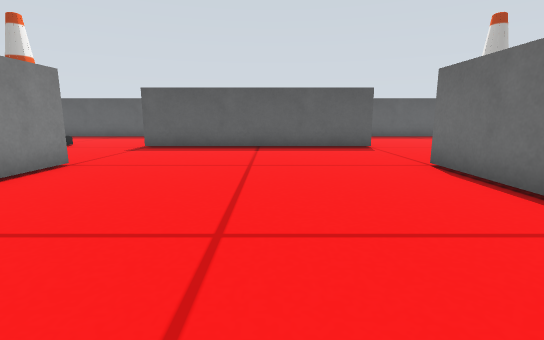
view 1 (above)

23 first-person views from a walk through a Gazebo world. The camera is 0.26 m above the floor, tilts 10° down and sees 85° across. The floor is counted in squares, 0.25 m on a side. Each view is taken from the middle of a square. On the plan, view 1 faces up. The plan holds only what a view shows up to about 12 squares ahead; the rest is blank. Robots are left out.

view 2
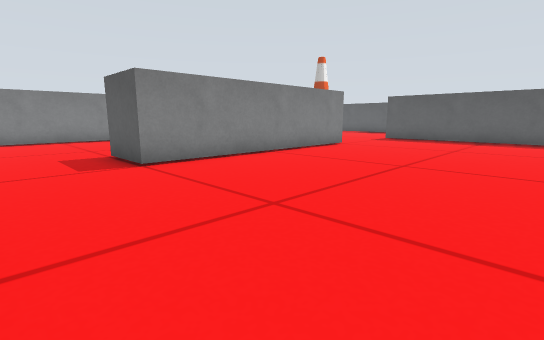

view 3
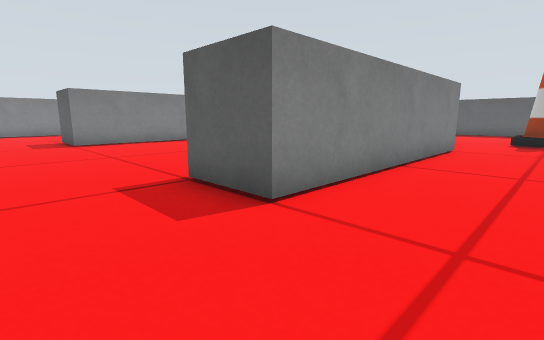

view 4
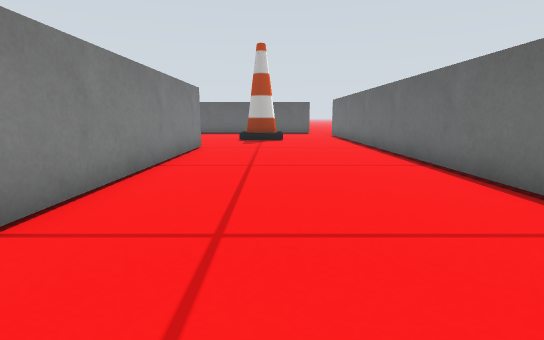

view 5
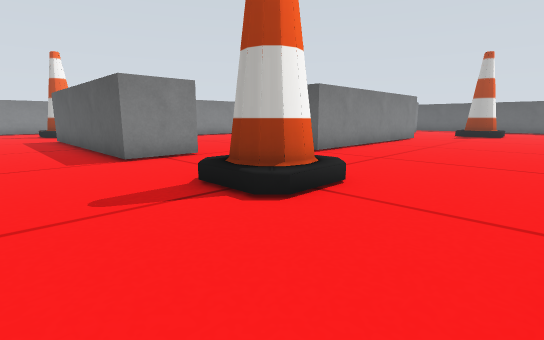

view 6
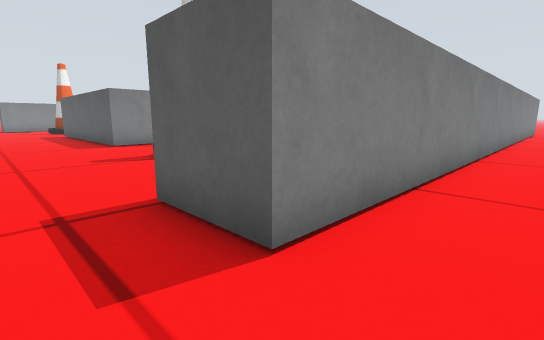

view 7
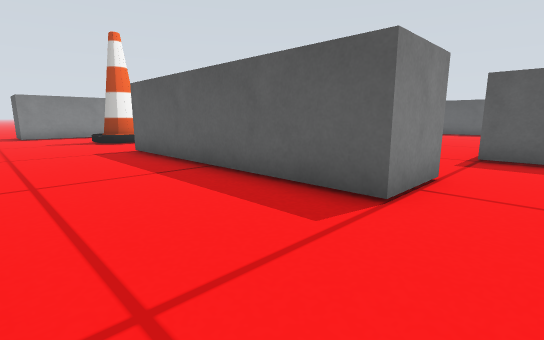

view 8
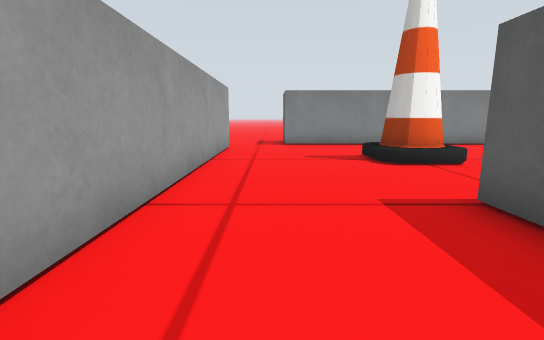

view 9
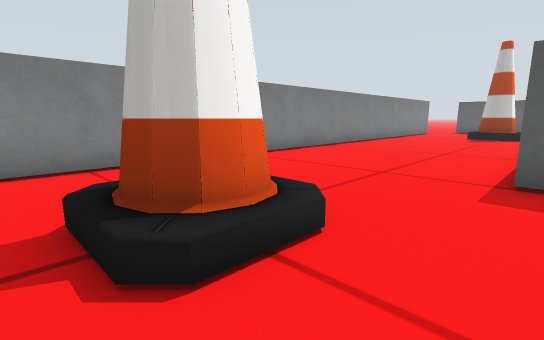

view 10
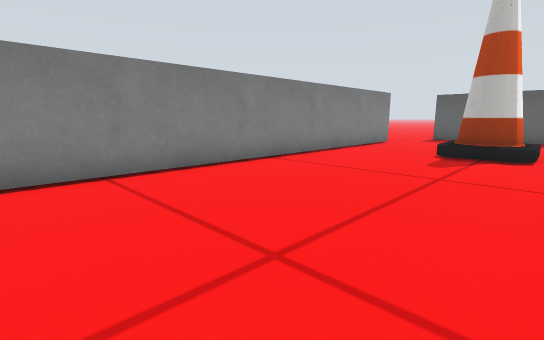

view 11
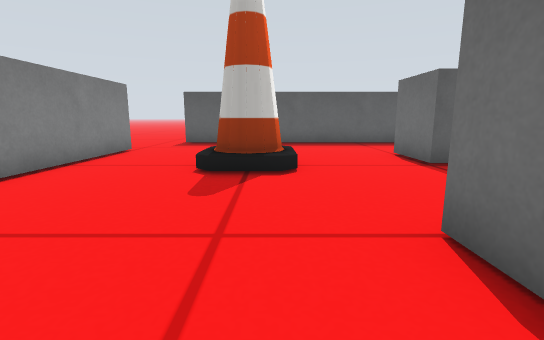

view 12
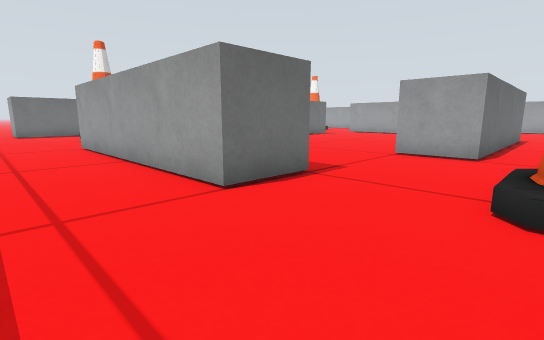

view 13
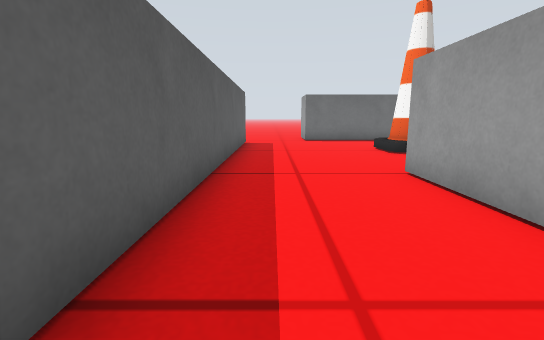

view 14
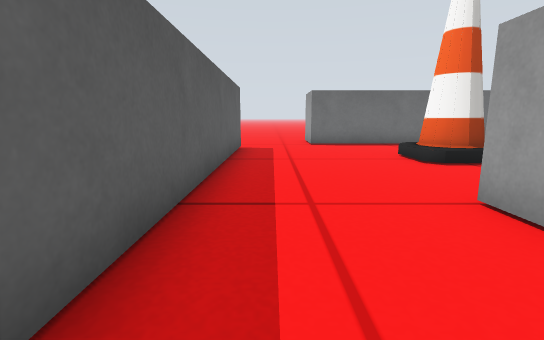

view 15
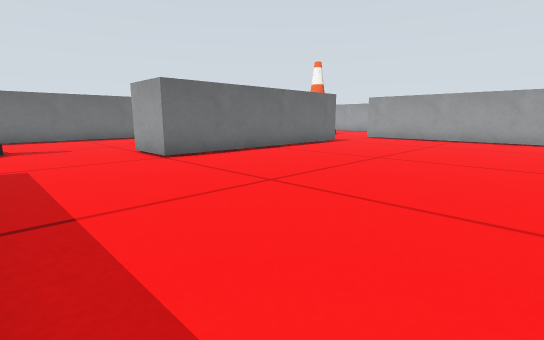

view 16
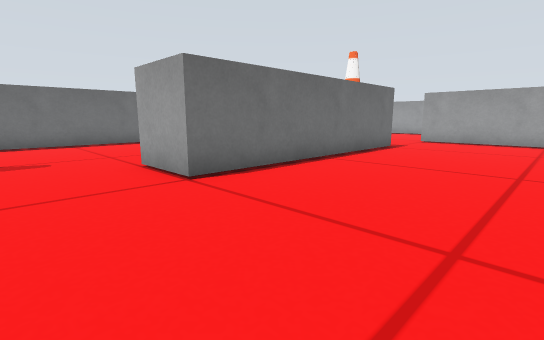

view 17
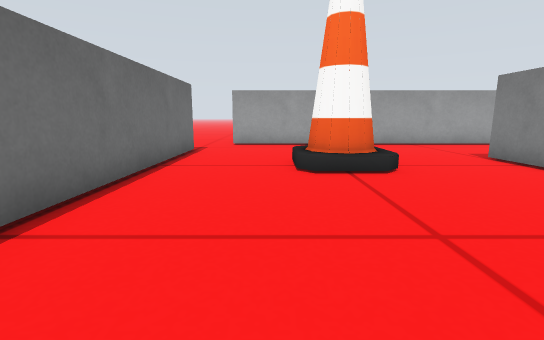

view 18
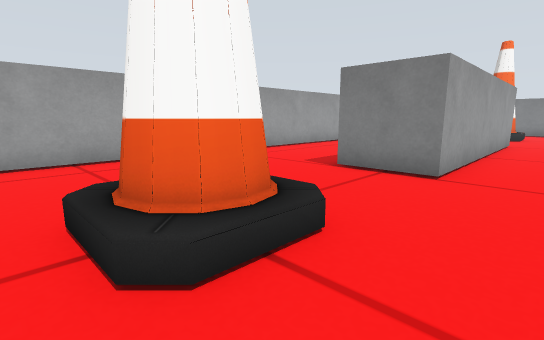

view 19
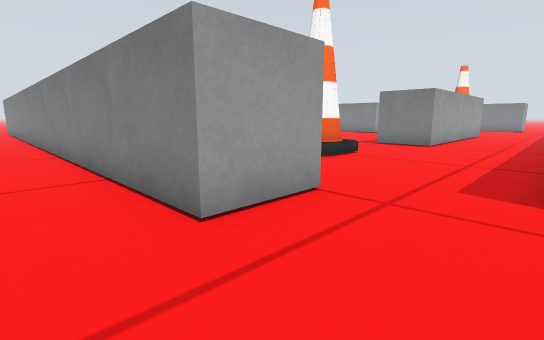

view 20
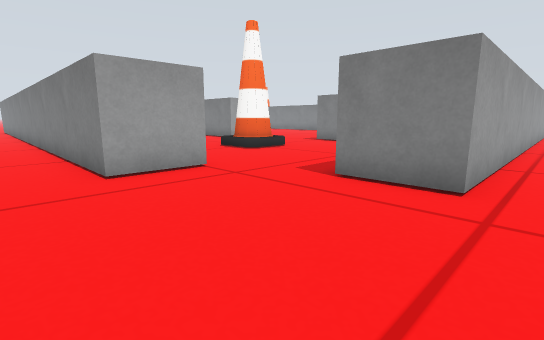

view 21
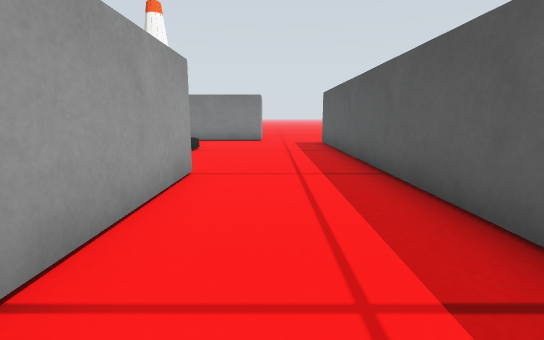

view 22
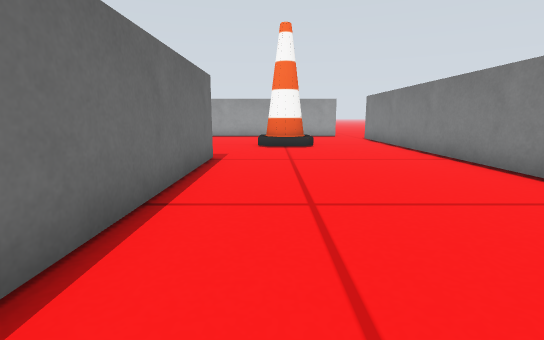

view 23
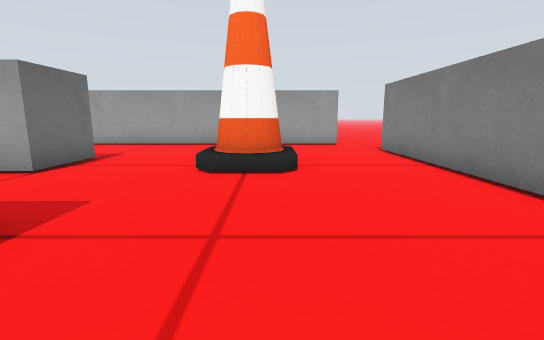

### Floor plan
Points are (right, up) in squares from view 1. A wall is a line through its corners. A room is listed if a view was taken in it or the views show most of it. See-through windows are left out.
Room 1 (views 1, 2, 3, 4, 5, 6, 7, 8, 9, 10, 11, 12, 13, 14, 15, 16, 17, 18, 21, 22, 23)
walls: (3.5, -1.5) (3.5, 6.5) (5.5, 6.5) (5.5, -1.5) (3.5, -1.5); (-4.5, -1.5) (-6.5, -1.5) (-6.5, 6.5) (-4.5, 6.5) (-4.5, -1.5); (3.5, -4.5) (3.5, -6.5) (-4.5, -6.5) (-4.5, -4.5) (3.5, -4.5); (3.5, 10.5) (-4.5, 10.5) (-4.5, 12.5) (3.5, 12.5) (3.5, 10.5); (13.5, 13.5) (13.5, -8.5) (11.5, -8.5) (11.5, 13.5) (12.5, 13.5); (10.5, 16.1) (-11.5, 16.1); (-12.5, 13.5) (-12.5, -8.5); (-11.6, -10.5) (10.5, -10.5)
ways out: opening at (12.4, 13.8) to room 2; opening at (-12.5, -9.5); opening at (-12.5, 14.5); opening at (13, -11.5)
objects: cone (-9, -6) to (-8, -5); cone (-9, 10) to (-8, 11); cone (7, -6) to (8, -5); cone (7, 10) to (8, 11)
Room 2 (views 19, 20)
walls: (10.5, 18.1) (10.5, 16.1); (12.5, 13.5) (13.5, 13.5)
ways out: opening at (12.4, 13.8) to room 1; opening at (10, 19)

Positions as (right, up) in squares from view 1, and headings:
1: (0, 0), facing up
2: (2, -4), facing up-left
3: (8, -4), facing up-left
4: (8, -4), facing up
5: (11, -9), facing up-left
6: (15, -10), facing up-left
7: (5, -10), facing up-left
8: (-1, -9), facing left
9: (-6, -7), facing up-left
10: (-7, 1), facing up-left
11: (-8, 4), facing up
12: (-8, 15), facing down-right
13: (-2, 15), facing right
14: (0, 15), facing right
15: (-4, 10), facing down-right
16: (-1, 9), facing down-right
17: (9, 1), facing down
18: (9, -3), facing down-left
19: (15, 16), facing down-left
20: (15, 19), facing down-left
21: (1, 14), facing left
22: (-8, 6), facing down
23: (-9, 1), facing down
